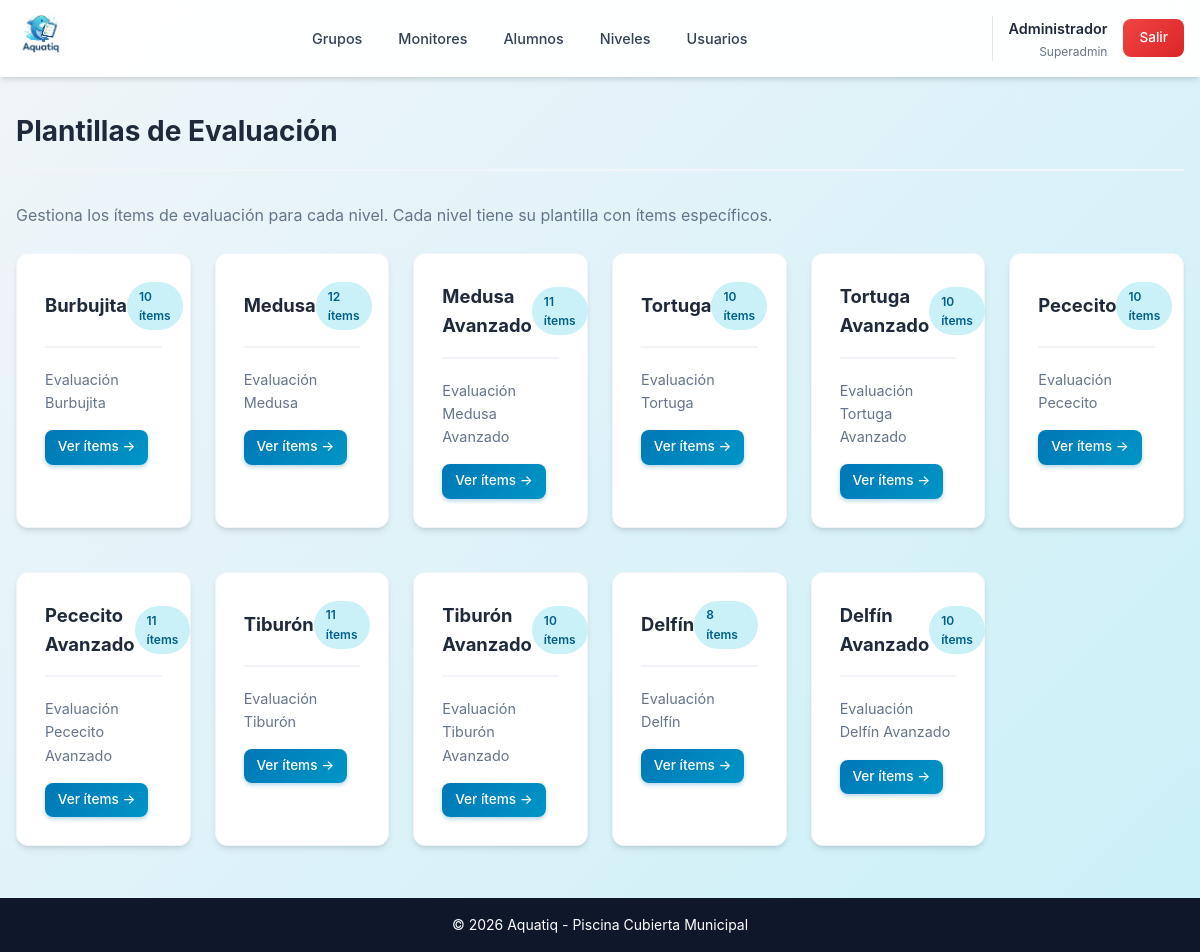
The app's page /admin/plantillas.php (signed in) with its own data.
### tables this page shows
CREATE TABLE `plantillas_evaluacion` (
    `id` INT UNSIGNED AUTO_INCREMENT PRIMARY KEY,
    `nivel_id` INT UNSIGNED NOT NULL,
    `nombre` VARCHAR(100) NOT NULL,
    `activo` TINYINT(1) DEFAULT 1,
    `created_at` TIMESTAMP DEFAULT CURRENT_TIMESTAMP,
    FOREIGN KEY (`nivel_id`) REFERENCES `niveles`(`id`) ON DELETE CASCADE
);

CREATE TABLE `niveles` (
    `id` INT UNSIGNED AUTO_INCREMENT PRIMARY KEY,
    `nombre` VARCHAR(50) NOT NULL,
    `orden` INT UNSIGNED NOT NULL DEFAULT 0,
    `activo` TINYINT(1) DEFAULT 1,
    `created_at` TIMESTAMP DEFAULT CURRENT_TIMESTAMP
);

### includes/functions.php (called while the page is built, shortened)
<?php
function sanitize(string $input): string {
    return htmlspecialchars(trim($input), ENT_QUOTES, 'UTF-8');
}

### admin/plantillas.php (the view, shortened to what this page needs)
<?php
$pdo = getDBConnection();
$verPlantilla = null;
$items = [];
$plantillas = $pdo->query("SELECT p.*, n.nombre as nivel_nombre, n.orden as nivel_orden,
                           (SELECT COUNT(*) FROM items_evaluacion i WHERE i.plantilla_id = p.id) as total_items
                           FROM plantillas_evaluacion p
                           JOIN niveles n ON p.nivel_id = n.id
                           WHERE p.activo = 1
                           ORDER BY n.orden")->fetchAll();
include INCLUDES_PATH . '/header.php';
?>
<?php if ($verPlantilla): ?>
<div class="page-header">
    <h1>
        <a href="/admin/plantillas.php" style="color: var(--gray-400); margin-right: 0.5rem;">←</a>
        <?= sanitize($verPlantilla['nombre']) ?>
    </h1>
    <div class="actions">
        <span class="badge badge-info"><?= sanitize($verPlantilla['nivel_nombre']) ?></span>
    </div>
</div>
<div class="card">
    <div class="card-header">
        <h3 class="card-title">Ítems de evaluación (<?= count($items) ?>)</h3>
        <button type="button" class="btn btn-sm btn-primary" onclick="document.getElementById('modal-item').showModal()">
            + Añadir ítem
        </button>
    </div>
    <?php if (count($items) > 0): ?>
    <div id="items-list">
        <?php foreach ($items as $index => $item): ?>
        <div class="evaluacion-item" data-id="<?= $item['id'] ?>">
            <span class="drag-handle" style="cursor: grab; padding: 0 0.5rem; color: var(--gray-400);">⋮⋮</span>
            <span class="orden-num" style="background: var(--gray-100); padding: 0.25rem 0.5rem; border-radius: 4px; font-size: 0.85rem; margin-right: 0.75rem;">
                <?= $index + 1 ?>
            </span>
            <span class="texto" style="flex: 1;"><?= sanitize($item['texto']) ?></span>
            <div class="actions" style="display: flex; gap: 0.5rem;">
                <button type="button" class="btn btn-sm btn-secondary"
                        onclick="editItem(<?= $item['id'] ?>, '<?= addslashes(sanitize($item['texto'])) ?>')">
                    Editar
                </button>
                <form method="POST" style="display:inline;">
                    <?= csrfField() ?>
                    <input type="hidden" name="action" value="delete_item">
                    <input type="hidden" name="id" value="<?= $item['id'] ?>">
                    <input type="hidden" name="plantilla_id" value="<?= $verPlantilla['id'] ?>">
                    <button type="submit" class="btn btn-sm btn-danger" data-confirm="¿Eliminar este ítem?">✕</button>
                </form>
            </div>
        </div>
        <?php endforeach; ?>
    </div>
    <?php else: ?>
    <div class="empty-state">
        <div class="empty-state-icon"><i class="iconoir-edit-pencil"></i></div>
        <h3>Sin ítems</h3>
        <p>Añade el primer ítem de evaluación.</p>
    </div>
    <?php endif; ?>
</div>
<dialog id="modal-item" class="modal">
    <div class="modal-content">
        <div class="modal-header">
            <h2>Nuevo Ítem</h2>
            <button type="button" onclick="this.closest('dialog').close()" class="modal-close">&times;</button>
        </div>
        <form method="POST">
            <?= csrfField() ?>
            <input type="hidden" name="action" value="create_item">
            <input type="hidden" name="plantilla_id" value="<?= $verPlantilla['id'] ?>">
            <div class="form-group">
                <label for="texto">Texto del ítem</label>
                <textarea id="texto" name="texto" class="form-control" rows="3" required
                          placeholder="Ej: Se desplaza sin problemas 25m a crol."></textarea>
            </div>
            <div class="modal-footer">
                <button type="button" onclick="this.closest('dialog').close()" class="btn btn-secondary">Cancelar</button>
                <button type="submit" class="btn btn-primary">Añadir Ítem</button>
            </div>
        </form>
    </div>
</dialog>
<dialog id="modal-edit-item" class="modal">
    <div class="modal-content">
        <div class="modal-header">
            <h2>Editar Ítem</h2>
            <button type="button" onclick="this.closest('dialog').close()" class="modal-close">&times;</button>
        </div>
        <form method="POST">
            <?= csrfField() ?>
            <input type="hidden" name="action" value="update_item">
            <input type="hidden" name="id" id="edit-item-id">
            <input type="hidden" name="plantilla_id" value="<?= $verPlantilla['id'] ?>">
            <div class="form-group">
                <label for="edit-texto">Texto del ítem</label>
                <textarea id="edit-texto" name="texto" class="form-control" rows="3" required></textarea>
            </div>
            <div class="modal-footer">
                <button type="button" onclick="this.closest('dialog').close()" class="btn btn-secondary">Cancelar</button>
                <button type="submit" class="btn btn-primary">Guardar</button>
            </div>
        </form>
    </div>
</dialog>
<script>
function editItem(id, texto) {
    document.getElementById('edit-item-id').value = id;
    document.getElementById('edit-texto').value = texto;
    document.getElementById('modal-edit-item').showModal();
}
</script>
<?php else: ?>
<div class="page-header">
    <h1><i class="iconoir-clipboard-check"></i> Plantillas de Evaluación</h1>
</div>
<p style="color: var(--gray-500); margin-bottom: 1.5rem;">
    Gestiona los ítems de evaluación para cada nivel. Cada nivel tiene su plantilla con ítems específicos.
</p>
<div class="dashboard-grid">
    <?php foreach ($plantillas as $plantilla): ?>
    <div class="card" style="cursor: pointer;" onclick="window.location='/admin/plantillas.php?ver=<?= $plantilla['id'] ?>'">
        <div class="card-header">
            <h3 class="card-title"><?= sanitize($plantilla['nivel_nombre']) ?></h3>
            <span class="badge badge-info"><?= $plantilla['total_items'] ?> ítems</span>
        </div>
        <p style="color: var(--gray-500); font-size: 0.9rem;">
            <?= sanitize($plantilla['nombre']) ?>
        </p>
        <div style="margin-top: 1rem;">
            <a href="/admin/plantillas.php?ver=<?= $plantilla['id'] ?>" class="btn btn-sm btn-primary">
                Ver ítems →
            </a>
        </div>
    </div>
    <?php endforeach; ?>
</div>
<?php endif; ?>
<?php include INCLUDES_PATH . '/footer.php'; ?>

### assets/css/style.css (style rules this page uses)
:root { --primary: #0077b6; --primary-light: #0096c7; --primary-dark: #005f8a; --secondary: #00b4d8; --accent: #90e0ef; --accent-light: #caf0f8; --success: #10b981; --success-light: #d1fae5; --warning: #f59e0b; --warning-light: #fef3c7; --danger: #ef4444; --danger-light: #fee2e2; --dark: #0f172a; --gray-900: #1e293b; --gray-700: #334155; --gray-500: #64748b; --gray-400: #94a3b8; --gray-300: #cbd5e1; --gray-200: #e2e8f0; --gray-100: #f1f5f9; --light: #f8fafc; --white: #ffffff; --shadow-sm: 0 1px 2px rgba(0,0,0,0.05); --shadow: 0 4px 6px -1px rgba(0,0,0,0.1), 0 2px 4px -2px rgba(0,0,0,0.1); --shadow-lg: 0 10px 15px -3px rgba(0,0,0,0.1), 0 4px 6px -4px rgba(0,0,0,0.1); --shadow-xl: 0 20px 25px -5px rgba(0,0,0,0.1), 0 8px 10px -6px rgba(0,0,0,0.1); --radius: 12px; --radius-sm: 8px; --radius-lg: 16px; --transition: all 0.2s ease; }
*, *::before, *::after { box-sizing: border-box; margin: 0; padding: 0; }
body { font-family: 'Inter', 'Segoe UI', system-ui, -apple-system, sans-serif; background: linear-gradient(135deg, var(--gray-100) 0%, var(--accent-light) 100%); background-attachment: fixed; color: var(--dark); line-height: 1.6; min-height: 100vh; display: flex; flex-direction: column; }
a { color: var(--primary); text-decoration: none; transition: var(--transition); }
.btn { display: inline-flex; align-items: center; justify-content: center; gap: 0.5rem; padding: 0.7rem 1.4rem; border: none; border-radius: var(--radius-sm); font-size: 0.95rem; font-weight: 500; cursor: pointer; transition: var(--transition); text-align: center; text-decoration: none; }
.btn-primary { background: linear-gradient(135deg, var(--primary) 0%, var(--primary-light) 100%); color: var(--white); box-shadow: 0 2px 4px rgba(0,119,182,0.3); }
.btn-sm { padding: 0.4rem 0.8rem; font-size: 0.85rem; }
.card { background: var(--white); border-radius: var(--radius); box-shadow: var(--shadow); padding: 1.75rem; margin-bottom: 1.25rem; border: 1px solid var(--gray-100); transition: var(--transition); }
.card-header { border-bottom: 2px solid var(--gray-100); padding-bottom: 1rem; margin-bottom: 1.25rem; display: flex; align-items: center; justify-content: space-between; }
.card-title { font-size: 1.15rem; font-weight: 700; color: var(--gray-900); display: flex; align-items: center; gap: 0.5rem; }
.page-header { display: flex; justify-content: space-between; align-items: center; margin-bottom: 2rem; padding-bottom: 1rem; border-bottom: 2px solid var(--gray-100); }
.page-header h1 { color: var(--gray-900); font-size: 1.75rem; font-weight: 700; }
.badge { display: inline-flex; align-items: center; padding: 0.3rem 0.75rem; border-radius: 50px; font-size: 0.75rem; font-weight: 600; gap: 0.3rem; }
.badge-info { background: var(--accent-light); color: var(--primary-dark); }
.dashboard-grid { display: grid; grid-template-columns: repeat(auto-fit, minmax(150px, 1fr)); gap: 1.5rem; }

### records on screen
plantillas_evaluacion: nivel.nombre "Burbujita", total_items "10", nombre "Evaluación Burbujita"
plantillas_evaluacion: nivel.nombre "Medusa", total_items "12", nombre "Evaluación Medusa"
plantillas_evaluacion: nivel.nombre "Medusa Avanzado", total_items "11", nombre "Evaluación Medusa Avanzado"
plantillas_evaluacion: nivel.nombre "Tortuga", total_items "10", nombre "Evaluación Tortuga"
plantillas_evaluacion: nivel.nombre "Tortuga Avanzado", total_items "10", nombre "Evaluación Tortuga Avanzado"
plantillas_evaluacion: nivel.nombre "Pececito", total_items "10", nombre "Evaluación Pececito"
plantillas_evaluacion: nivel.nombre "Pececito Avanzado", total_items "11", nombre "Evaluación Pececito Avanzado"
plantillas_evaluacion: nivel.nombre "Tiburón", total_items "11", nombre "Evaluación Tiburón"
plantillas_evaluacion: nivel.nombre "Tiburón Avanzado", total_items "10", nombre "Evaluación Tiburón Avanzado"
plantillas_evaluacion: nivel.nombre "Delfín", total_items "8", nombre "Evaluación Delfín"
plantillas_evaluacion: nivel.nombre "Delfín Avanzado", total_items "10", nombre "Evaluación Delfín Avanzado"

### other values on screen
$currentUser['nombre'] "Administrador"
ROLES[$currentUser['rol']] "Superadmin"
APP_NAME "Aquatiq"
